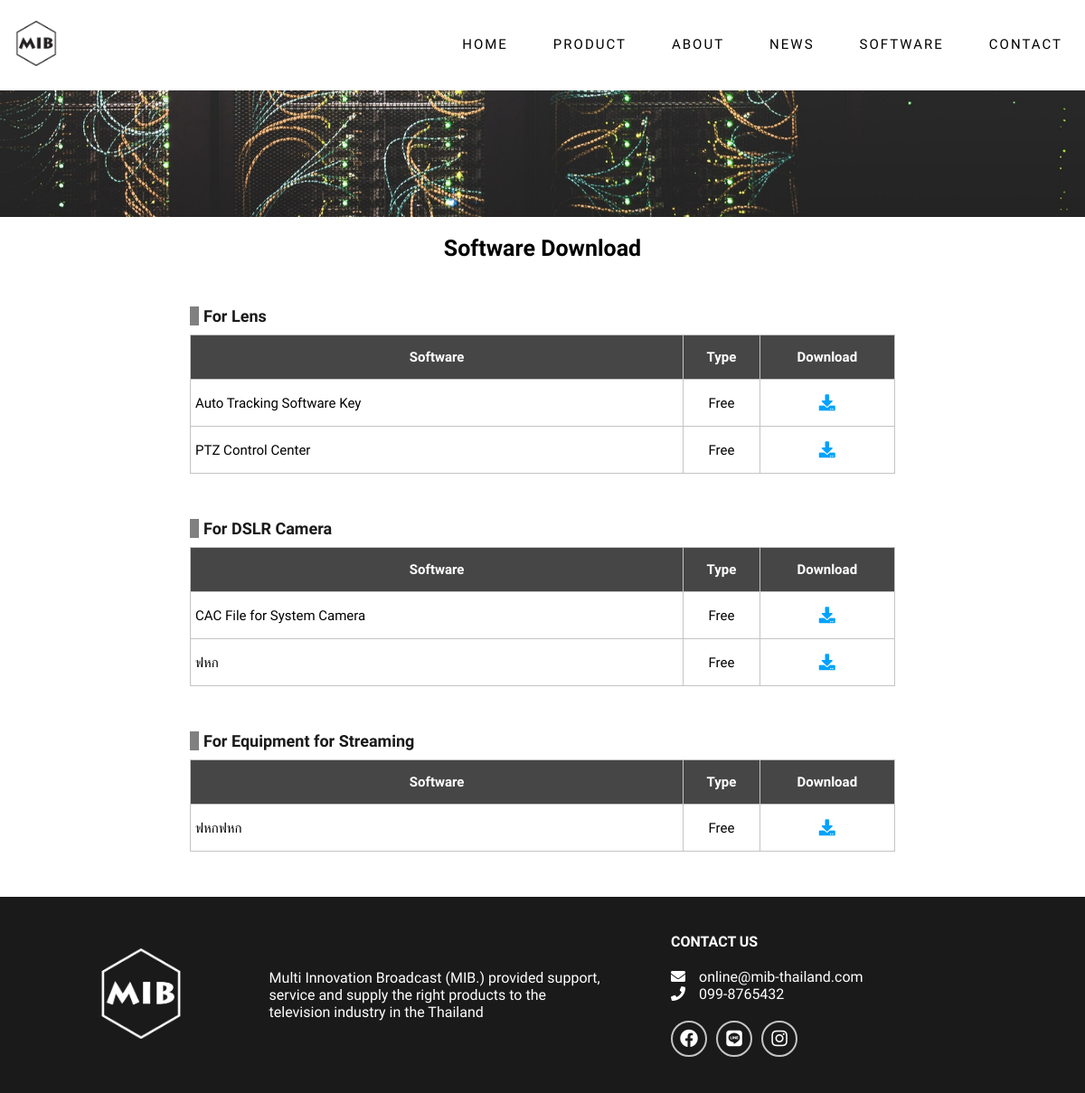
Before: /software.php with the older database file.
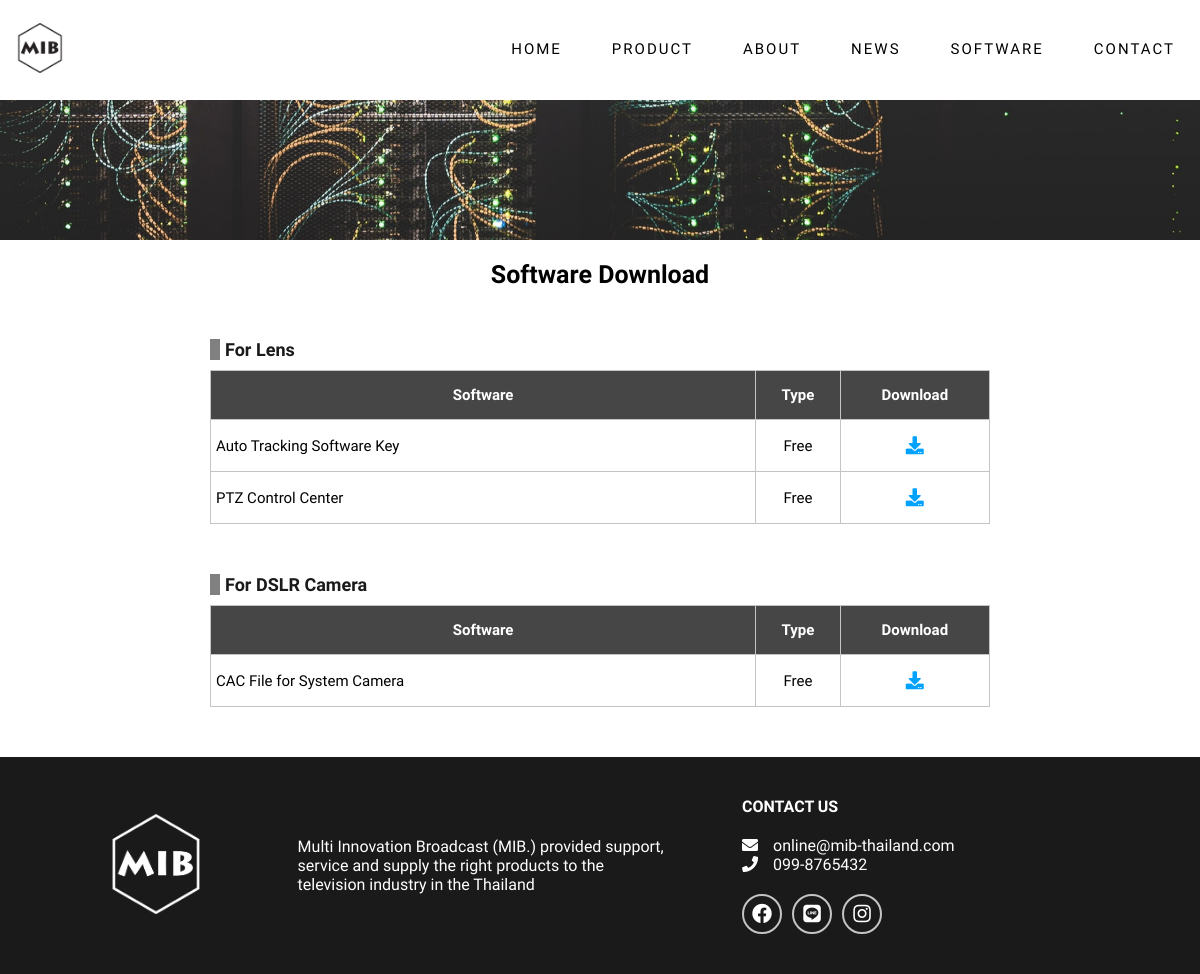
After: the same page with the newer database file.
### tables this page shows
CREATE TABLE `tb_software` (
  `software_id` int(11) NOT NULL,
  `software_name` varchar(100) NOT NULL,
  `software_file` varchar(200) NOT NULL,
  `software_description_en` text NOT NULL,
  `software_type_id` int(11) NOT NULL,
  `product_type_id` int(11) NOT NULL,
  `list_no` int(11) NOT NULL,
  `addby` int(11) NOT NULL,
  `adddate` datetime NOT NULL,
  `updateby` int(11) NOT NULL,
  `lastupdate` datetime NOT NULL
);

CREATE TABLE `tb_software_type` (
  `software_type_id` int(11) NOT NULL,
  `software_type_name` varchar(100) NOT NULL
);

### software.php (the view, shortened to what the changed rows need)
<!DOCTYPE html>
<html lang="en">
<head>
    <link rel="stylesheet" href="./assets/css/styles.css">
    <link rel="stylesheet" href="https://cdnjs.cloudflare.com/ajax/libs/font-awesome/5.15.1/css/all.min.css" />
    <link rel="stylesheet" href="https://unpkg.com/swiper/swiper-bundle.css">
    <link rel="stylesheet" href="https://unpkg.com/swiper/swiper-bundle.min.css">
</head>
<body>
    <div class="software-content" >
        <h1 class="software-heading">Software Download</h1>
        <?php
        $sql2 = "SELECT DISTINCT product_type_name,tb_software.product_type_id  FROM
        tb_software
        LEFT JOIN tb_product_type
        ON tb_software.product_type_id = tb_product_type.product_type_id
        LEFT JOIN tb_software_type
        ON tb_software.software_type_id = tb_software_type.software_type_id";
        $result2 = mysqli_query($connection, $sql2);
        while ($row2 = mysqli_fetch_array($result2)) {
        $product_type_id = $row2["product_type_id"];
        ?>
            <div class="software-container">
                <h3 class="software-product-heading">For <?php echo $row2["product_type_name"]; ?></h3>
                <table class="software-table">
                    <thead>
                        <tr>
                            <th>Software</th>
                            <th>Type</th>
                            <th>Download</th>
                        </tr>
                    </thead>
                    <tbody>
                        <?php
                        $sql = "SELECT * FROM
                        tb_software
                        LEFT JOIN tb_product_type
                        ON tb_software.product_type_id = tb_product_type.product_type_id
                        LEFT JOIN tb_software_type
                        ON tb_software.software_type_id = tb_software_type.software_type_id
                        WHERE tb_software.product_type_id = '" . $product_type_id . "'
                        ";
                        $result = mysqli_query($connection, $sql);
                        while ($row = mysqli_fetch_array($result)) {
                        ?>
                            <tr>
                                <td><?php echo $row["software_name"]; ?></td>
                                <td><?php echo $row["software_type_name"]; ?></td>
                                <td><a href="admin/models/softwaremodel/softwaredownload.php?download_id=<?php echo $row["software_id"]; ?>" class="btn-download"><i class="fa fa-download" aria-hidden="true"></i></a></td>
                            </tr>
                        <?php
                        }
                        ?>
                    </tbody>
                </table>
            </div>
        <?php
        }
        ?>
    </div>
</body>
</html>

Changed rows visible on the page:
removed tb_software: software_name "ฟหก", software_type.software_type_name "Free", shown under "DSLR Camera"
removed tb_software: software_name "ฟหกฟหก", software_type.software_type_name "Free", shown under "Equipment for Streaming"
Other visible differences:
list line gone: "For Equipment for Streaming Software Type Download"
